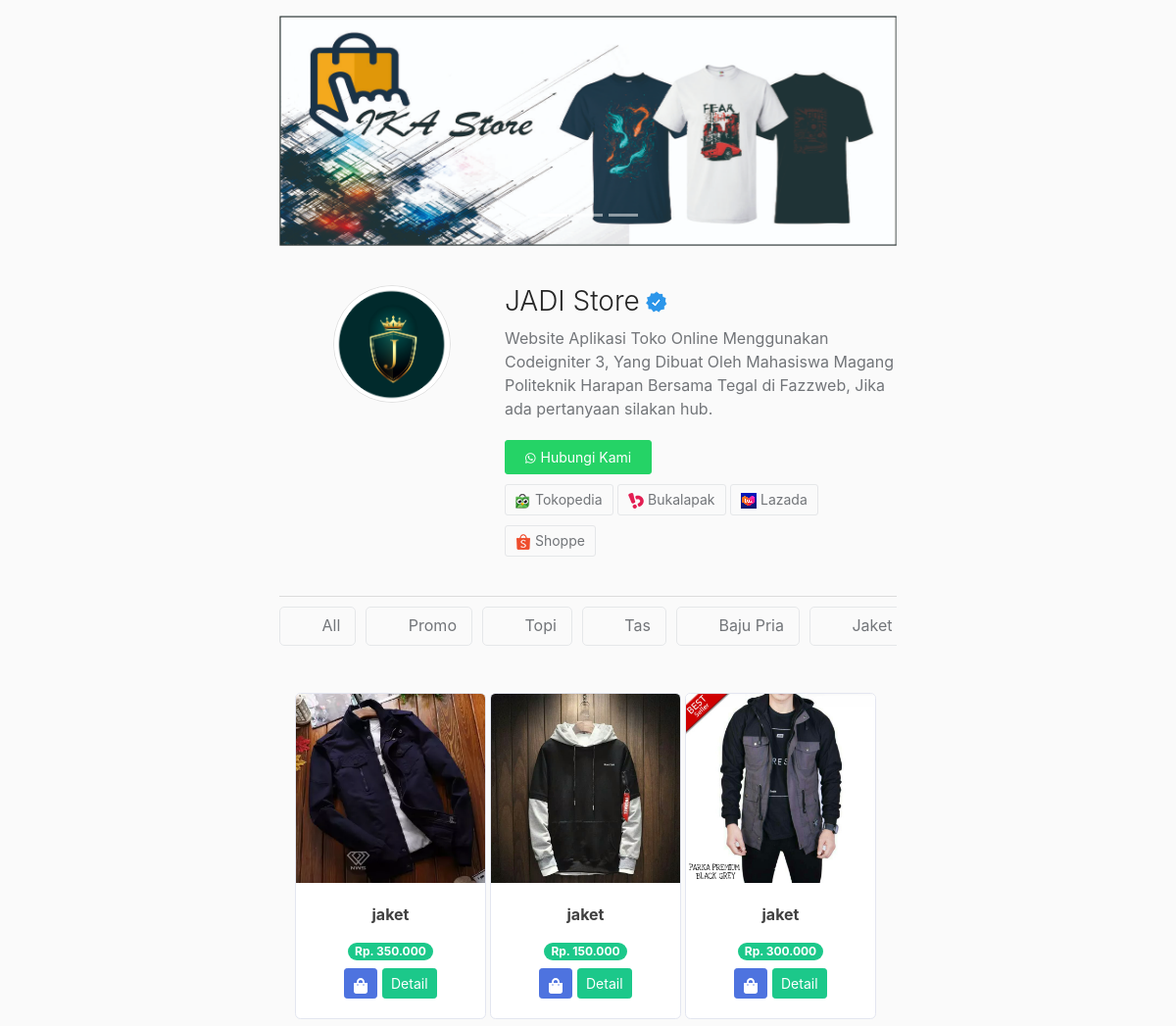
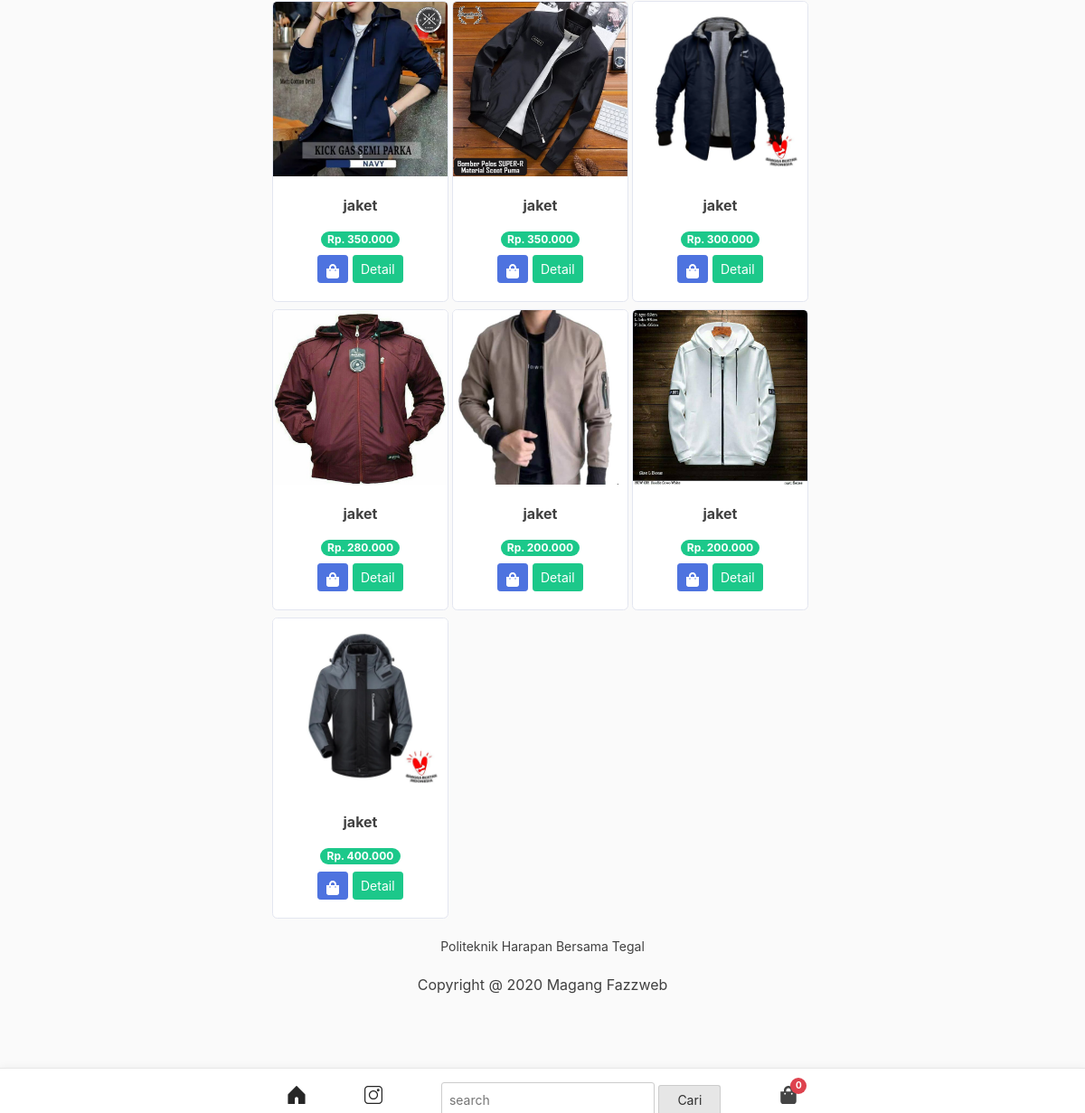
Screenshot of /index.php/kategori/jaket_pria with the database file from the repository (2 pictures, top to bottom).
### tables this page shows
CREATE TABLE `produk` (
  `id_produk` int(11) NOT NULL,
  `produk` varchar(150) NOT NULL,
  `keterangan` varchar(1000) NOT NULL,
  `kategori` varchar(500) NOT NULL,
  `harga` int(11) NOT NULL,
  `stok` int(11) NOT NULL,
  `berat` int(50) NOT NULL,
  `gambar` text NOT NULL
);

### application/controllers/kategori.php (called while the page is built, shortened)
<?php
class Kategori extends CI_Controller{
    public function jaket_pria()
    {
        $data['jaket_pria'] = $this->model_kategori->data_jaket_pria()->result();
        $this->load->view('template/header');
        $this->load->view('home');
        $this->load->view('jaket_pria',$data);
        $this->load->view('template/footer');
    }
}

### index.php (called while the page is built, shortened)
<?php
require_once BASEPATH.'core/CodeIgniter.php';

### application/models/model_kategori.php (called while the page is built, shortened)
<?php
class Model_kategori extends CI_Model{
    public function data_jaket_pria(){
        return $this->db->get_where("produk",array('kategori' => 'jaket pria'));
    }
}

### application/views/jaket_pria.php (the view)
<div class="container-fluid">
    <div class="row text-center">
        <?php foreach ($jaket_pria as $pdk) : ?>
            <div class="card ml-1 mt-2" style="width: 195px;">
                <img src="<?php echo base_url().'/uploads/'.$pdk->gambar ?>" class="card-img-top" alt="...">
                <div class="card-body">
                    <p class="card-title"><b><?php echo $pdk->produk ?></b></p>
                    <span class="badge badge-pill badge-success mb-2">Rp. <?php echo number_format($pdk->harga, 0,',','.') ?></span><br>
                    <?php echo anchor('home/tambah_ke_keranjang/'.$pdk->id_produk,'
                        <div class="btn btn-sm btn-primary cart-icon">
                            <svg xmlns="http://www.w3.org/2000/svg" viewBox="0 0 448 512" width="16px" height="16px">
                                <path fill="#ffffff" d="M352 160v-32C352 57.42 294.579 0 224 0 153.42 0 96 57.42 96 128v32H0v272c0 44.183 35.817 80 80 80h288c44.183 0 80-35.817 80-80V160h-96zm-192-32c0-35.29 28.71-64 64-64s64 28.71 64 64v32H160v-32zm160 120c-13.255 0-24-10.745-24-24s10.745-24 24-24 24 10.745 24 24-10.745 24-24 24zm-192 0c-13.255 0-24-10.745-24-24s10.745-24 24-24 24 10.745 24 24-10.745 24-24 24z"></path>
                            </svg>
                        </div>')
                    ?>
                    <?php echo anchor('home/detail/'.$pdk->id_produk,'<div class="btn btn-sm btn-success">Detail</div>') ?>
                </div>
            </div>
        <?php endforeach; ?>
    </div>
</div>

### assets/css/olsop.css (style rules this page uses)
html { line-height:1.15; -webkit-text-size-adjust:100% }
body { margin:0 }
a { background-color:transparent }
b,strong { font-weight:bolder }
img { border-style:none }
body,button,input,optgroup,select,textarea { color:#404040; font-family:-apple-system,BlinkMacSystemFont,"Segoe UI",Roboto,Oxygen-Sans,Ubuntu,Cantarell,"Helvetica Neue",sans-serif; font-size:1rem; line-height:1.5 }
p { margin-top:0; margin-bottom:15px }
*,::after,::before { -webkit-box-sizing:border-box; -moz-box-sizing:border-box; box-sizing:border-box }
body { background:#fafafa; padding-bottom:130px }
img { height:auto; max-width:100% }
a { color:#4169e1 }

### rows the page displays
produk: gambar (picture), produk "jaket", harga "350.000", id_produk "Detail"
produk: gambar (picture), produk "jaket", harga "150.000", id_produk "Detail"
produk: gambar (picture), produk "jaket", harga "300.000", id_produk "Detail"
produk: gambar (picture), produk "jaket", harga "350.000", id_produk "Detail"
produk: gambar (picture), produk "jaket", harga "350.000", id_produk "Detail"
produk: gambar (picture), produk "jaket", harga "300.000", id_produk "Detail"
produk: gambar (picture), produk "jaket", harga "280.000", id_produk "Detail"
produk: gambar (picture), produk "jaket", harga "200.000", id_produk "Detail"
produk: gambar (picture), produk "jaket", harga "200.000", id_produk "Detail"
produk: gambar (picture), produk "jaket", harga "400.000", id_produk "Detail"

### other values shown
$keranjang "0"
